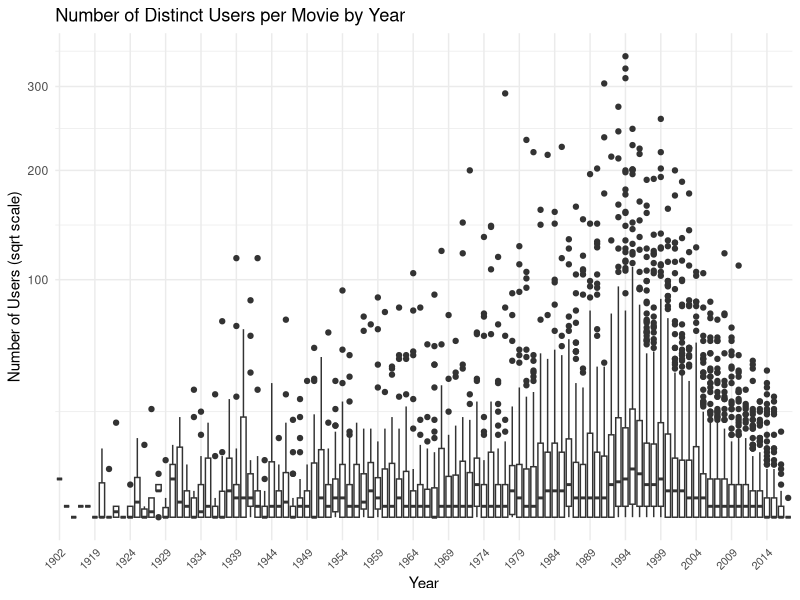

This chart was generated by the following R code:
#High Dimensional Data 23
#Regularization

#1. For the movielens data, compute the number of ratings for 
#each movie and then plot it against the year the movie was 
#released. Use the square root transformation on the counts.

library(dslabs)
library(tidyverse)

data("movielens")

movielens %>%
  group_by(movieId) %>%
  summarize(
    n = n_distinct(userId),
    year = as.character(first(year))
  ) %>%
  ggplot(aes(x = year, y = n)) +
  geom_boxplot() +
  scale_y_sqrt() +  # same as coord_trans(y = "sqrt")
  scale_x_discrete(
    breaks = function(x) x[seq(1, length(x), by = 5)]  # show every 5th year
  ) +
  theme_minimal() +
  theme(
    axis.text.x = element_text(angle = 45, hjust = 1, size = 8)
  ) +
  labs(
    title = "Number of Distinct Users per Movie by Year",
    x = "Year",
    y = "Number of Users (sqrt scale)"
  )

#2. We see that, on average, movies that were released after
# 1993 get more ratings. We also see that with newer movies, 
#starting in 1993, the number of ratings decreases with year:
# the more recent a movie is, the less time users have had to
# rate it.  Among movies that came out in 1993 or later, what
# are the 25 movies with the most ratings per year? Also, 
#report their average rating.

library(dslabs)
library(dplyr)

data("movielens")

current_year <- as.numeric(format(Sys.Date(), "%Y"))

movies_1993_onward <- movielens %>%
  filter(year >= 1993) %>%
  group_by(movieId) %>%
  summarize(
    avg_rating = mean(rating),
    n = n(),
    title = first(title),
    year = first(year),
    .groups = "drop"   # drop grouping after summarise
  ) %>%
  mutate(
    years = current_year - year + 1,
    n_year = n / years
  ) %>%
  slice_max(n_year, n = 25) %>%
  arrange(desc(n_year))

movies_1993_onward
# A tibble: 25 × 7
#movieId    avg_rating   n   title                year years n_year
#     <int>     <dbl> <int> <chr>               <int> <dbl>  <dbl>
#1     356       4.05   341 Forrest Gump         1994    32  10.7 
#2     296       4.26   324 Pulp Fiction         1994    32  10.1 
#3     318       4.49   311 Shawshank Redempti…  1994    32   9.72


#3. From the table constructed in the previous example, we 
#see that the most rated movies tend to have above average 
#ratings. This is not surprising: more people watch popular 
#movies. To confirm this, stratify the post 1993 movies by 
#ratings per year and compute their average ratings. Make a 
#plot of average rating versus ratings per year and show an 
#estimate of the trend.

data("movielens")

current_year <- as.numeric(format(Sys.Date(), "%Y"))

ratings_per_year<- movielens %>% filter(year >= 1993) %>%
  group_by(movieId) %>%
  summarize(
    avg_rating = mean(rating),
    n = n(),
    title = first(title),
    year = first(year),
    .groups = "drop") %>%
  mutate(
      years = current_year - year + 1,
      rate = n / years) %>%
  ggplot(aes(rate, avg_rating)) +
  geom_point(alpha=0.5) +
  geom_smooth() +
  scale_x_log10()
      
#Copilot: A log scale compresses the large values and expands 
#the small ones, spreading the points more evenly across the
# axis.  This makes patterns visible in the dense region that
# were previously invisible.
